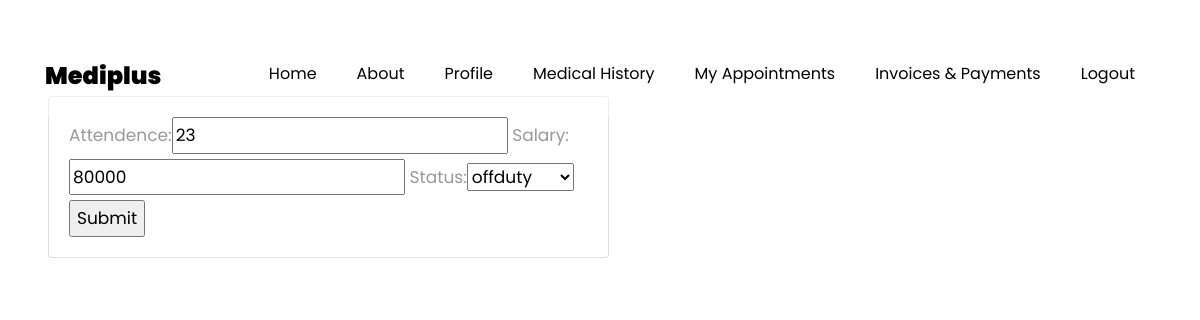
/Hr_Dashboard/DoctorUpdateForm/21 (signed in), run on the app's committed database.
### core/models.py (models this page shows, shortened)
class Doctor(models.Model):
    status_choices=(
        ('onduty','onduty'),
        ('offduty','offduty'),
    )
    user=models.OneToOneField(Users,on_delete=models.CASCADE,primary_key=True)
    Education=models.CharField(max_length=500)
    Specialization=models.CharField(max_length=500)
    AadharNo=models.IntegerField()
    Attendence=models.IntegerField(null=True,blank=True)
    Salary=models.IntegerField(null=True,blank=True)
    status=models.CharField(choices=status_choices,max_length=300)

### core/views.py (the view)
# urls.py: path('Hr_Dashboard/DoctorUpdateForm/<int:id>',views.updateDoctorForm,name='updateDoctorForm'),
def updateDoctorForm(request, id):
	doctor = Doctor.objects.get(user_id=id)
	form = DoctorUpdateForm(instance=doctor)
	if request.method == 'POST':
		form = DoctorUpdateForm(request.POST, instance=doctor)
		if form.is_valid():
			form.save()
			return redirect('Hr_Dashboard')
	context = {'form':form}
	return render(request, 'DoctorUpdateForm.html', context)

### core/forms.py
class DoctorUpdateForm(forms.ModelForm):
    class Meta:
        model=Doctor
        fields=['Attendence','Salary','status']

### core/templates/DoctorUpdateForm.html (shortened to what this page needs)
{%  extends 'base.html' %}
{% load static %}
{% block content %}
<div class="row">
	<div class="col-md-6">
		<div class="card card-body">
    		<form action="" method="POST">
				{{form}}
				<input type="submit" name="Submit">
			</form>
		</div>
	</div>
</div>
{% endblock %}

### data on the page
Doctor: Attendence "23", Salary "80000", status "offduty"
